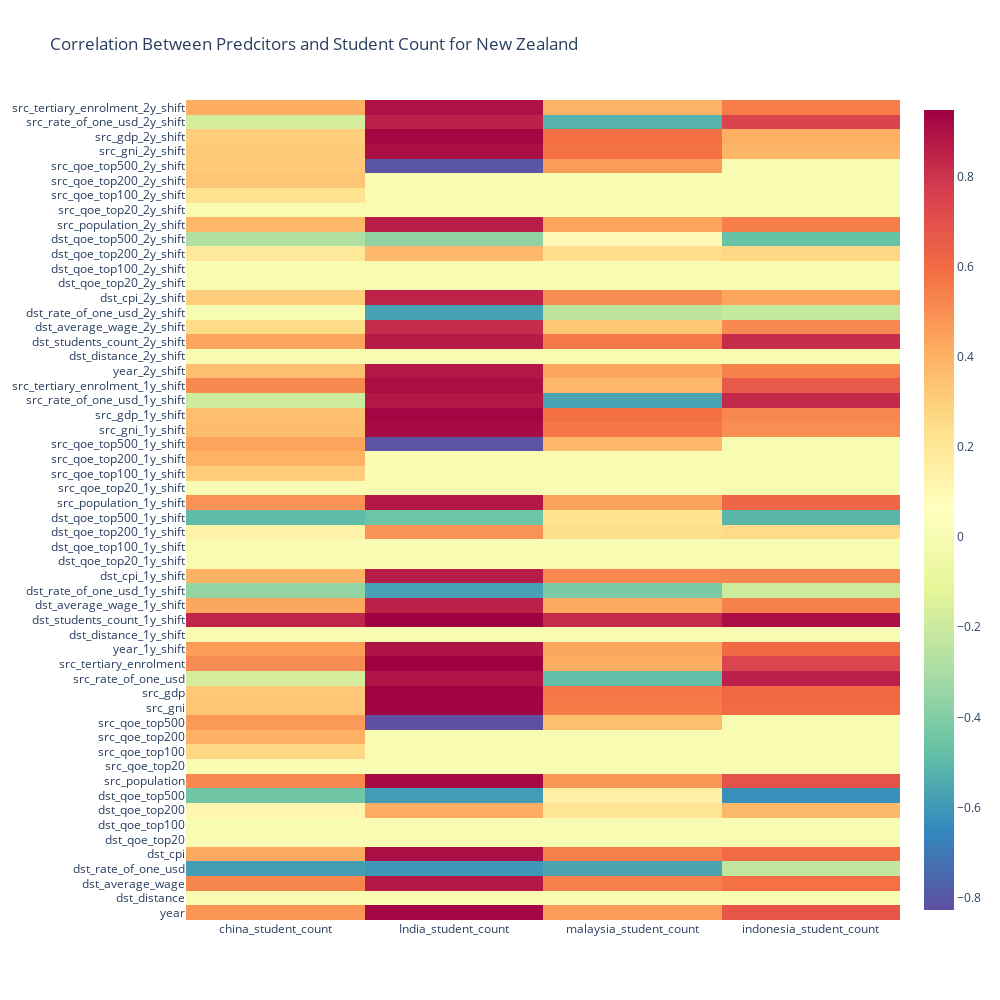

Notebook code for this chart:
### Markdown cell above
## Heatmap

### Code cell
corr_df = corr_df.T
trace = go.Heatmap(z=corr_df.values,
                   x=corr_df.columns.values,
                   y=corr_df.index.values,
                   colorscale='spectral',
                   reversescale=True)

layout = go.Layout(
    title="Correlation Between Predcitors and Student Count for New Zealand",
    autosize=False,
    width=1000,
    height=1000)

fig = go.Figure(data=trace, layout=layout)
iplot(fig)

### Figure 1 — Plotly figure (JSON) as saved in the notebook; plotly's stock layout.template omitted (floating-point values rounded to 4 significant figures; data arrays with more than 128 entries replaced by an {"elided": "..."} marker saying what was removed)
{"data": [{"colorscale": [[0, "rgb(158,1,66)"], [0.1, "rgb(213,62,79)"], [0.2, "rgb(244,109,67)"], [0.3, "rgb(253,174,97)"], [0.4, "rgb(254,224,139)"], [0.5, "rgb(255,255,191)"], [0.6, "rgb(230,245,152)"], [0.7, "rgb(171,221,164)"], [0.8, "rgb(102,194,165)"], [0.9, "rgb(50,136,189)"], [1, "rgb(94,79,162)"]], "reversescale": true, "type": "heatmap", "x": ["china_student_count", "India_student_count", "malaysia_student_count", "indonesia_student_count"], "y": ["year", "dst_distance", "dst_average_wage", "dst_rate_of_one_usd", "dst_cpi", "dst_qoe_top20", "dst_qoe_top100", "dst_qoe_top200", "dst_qoe_top500", "src_population", "src_qoe_top20", "src_qoe_top100", "src_qoe_top200", "src_qoe_top500", "src_gni", "src_gdp", "src_rate_of_one_usd", "src_tertiary_enrolment", "year_1y_shift", "dst_distance_1y_shift", "dst_students_count_1y_shift", "dst_average_wage_1y_shift", "dst_rate_of_one_usd_1y_shift", "dst_cpi_1y_shift", "dst_qoe_top20_1y_shift", "dst_qoe_top100_1y_shift", "dst_qoe_top200_1y_shift", "dst_qoe_top500_1y_shift", "src_population_1y_shift", "src_qoe_top20_1y_shift", "src_qoe_top100_1y_shift", "src_qoe_top200_1y_shift", "src_qoe_top500_1y_shift", "src_gni_1y_shift", "src_gdp_1y_shift", "src_rate_of_one_usd_1y_shift", "src_tertiary_enrolment_1y_shift", "year_2y_shift", "dst_distance_2y_shift", "dst_students_count_2y_shift", "dst_average_wage_2y_shift", "dst_rate_of_one_usd_2y_shift", "dst_cpi_2y_shift", "dst_qoe_top20_2y_shift", "dst_qoe_top100_2y_shift", "dst_qoe_top200_2y_shift", "dst_qoe_top500_2y_shift", "src_population_2y_shift", "src_qoe_top20_2y_shift", "src_qoe_top100_2y_shift", "src_qoe_top200_2y_shift", "src_qoe_top500_2y_shift", "src_gni_2y_shift", "src_gdp_2y_shift", "src_rate_of_one_usd_2y_shift", "src_tertiary_enrolment_2y_shift"], "z": {"elided": "56x4 float values"}}], "layout": {"autosize": false, "height": 1000, "title": {"text": "Correlation Between Predcitors and Student Count for New Zealand"}, "width": 1000}}
